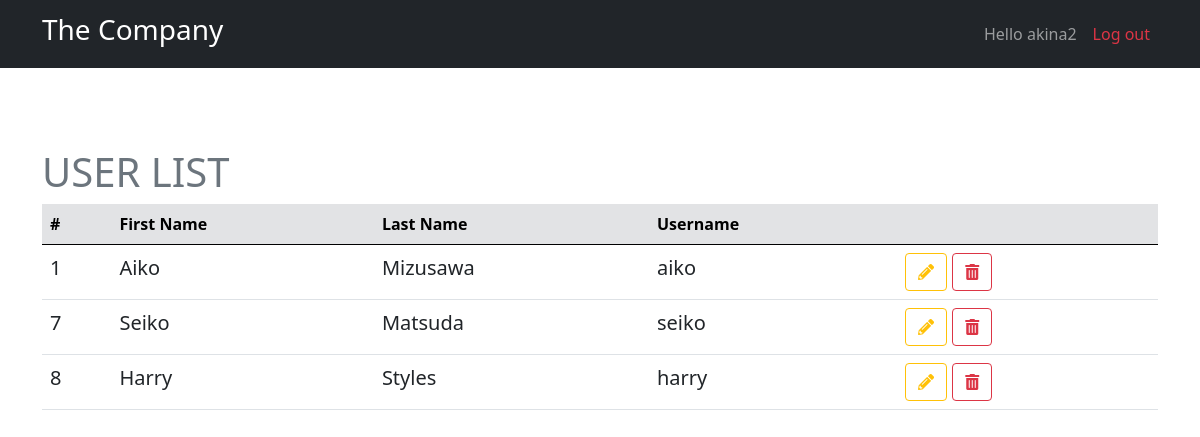
/views/dashboard.php (signed in), run on the app's committed database.
### tables this page shows
CREATE TABLE `users` (
  `id` int(11) NOT NULL,
  `first_name` varchar(50) NOT NULL,
  `last_name` varchar(50) NOT NULL,
  `username` varchar(15) NOT NULL,
  `password` varchar(255) NOT NULL,
  `photo` varchar(255) DEFAULT NULL
);

### classes/database.php (called while the page is built, shortened)
<?php
class Database {
    private $server_name = "localhost";
    private $username = "root";
    private $password = "root";
    private $db_name = "the_company";
    public function __construct(){
        $this->conn = new mysqli($this->server_name, $this->username, $this->password, $this->db_name);
    }
}

### classes/user.php (called while the page is built, shortened)
<?php
include "database.php";
class User extends Database{
    public function getAllusers(){
        $user_id = $_SESSION['user_id'];
        $sql = "SELECT id, first_name,last_name, username FROM users WHERE id != $user_id";
        if($result = $this->conn->query($sql)){
            return $result;
        }else{
            die("Error retrieving all users: ". $this->conn->error);
        }
    }
}
?>

### views/dashboard.php (the view, shortened to what this page needs)
<?php
include "../classes/user.php";
$user = new User;
$user_list = $user->getAllusers();
?>
<!doctype html>
<html lang="en">
  <head>
    <link rel="stylesheet" href="https://cdn.jsdelivr.net/npm/bootstrap@5.0.2/dist/css/bootstrap.min.css">
    <link rel="stylesheet" href="https://cdnjs.cloudflare.com/ajax/libs/font-awesome/5.15.4/css/all.min.css" />
  </head>
  <body>
        <?php include "main-menu.php"; ?>
        <main class="container" style="padding-top: 80px">
            <h2 class="text-muted display-6">USER LIST</h2>
            <table class="table table-hover">
                <thead class="table-secondary">
                    <tr>
                        <th>#</th>
                        <th>First Name</th>
                        <th>Last Name</th>
                        <th>Username</th>
                        <th></th>
                    </tr>
                </thead>
                <tbody class="lead">
                    <?php
                    while($user = $user_list->fetch_assoc()){
                    ?>
                        <tr>
                            <td><?= $user['id']?></td>
                            <td><?= $user['first_name']?></td>
                            <td><?= $user['last_name']?></td>
                            <td><?= $user['username']?></td>
                            <td>
                                <a href="edit-user.php?user_id=<?= $user['id'] ?>" class="btn btn-outline-warning"><i class="fas fa-pencil-alt"></i></a>
                                <a href="delete-user.php?user_id=<?= $user['id'] ?>" class="btn btn-outline-danger"><i class="fas fa-trash-alt"></i></a>
                            </td>
                        </tr>
                    <?php
                    }
                    ?>
                </tbody>
            </table>
        </main>
  </body>
</html>

### data on the page
users: id "1", first_name "Aiko", last_name "Mizusawa", username "aiko"
users: id "7", first_name "Seiko", last_name "Matsuda", username "seiko"
users: id "8", first_name "Harry", last_name "Styles", username "harry"

### other printed values
$_SESSION['username'] "akina2"
